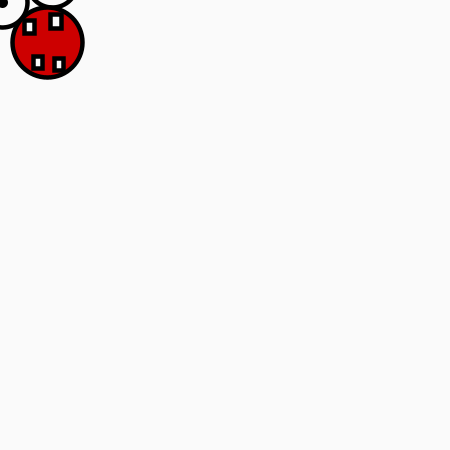
Frame 1 (no input)
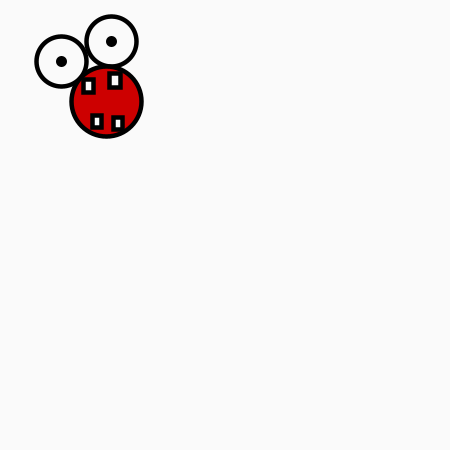
Frame 60 (the mouse pressed at the canvas centre just before this capture)
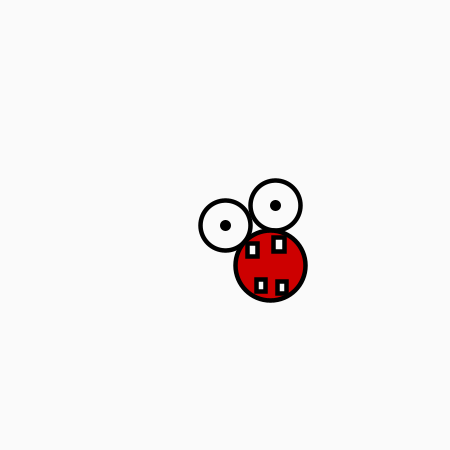
Frame 120 (the mouse held since frame 60 and released just before this capture)

The Processing sketch that drew these frames (run headless with seeded random() and noise(); from frame 60 on, the mouse is pressed at the canvas centre):

// Processing sketch: processing_45261
// ── processing_45261.pde

 int countX = 1;
int countY = 1;


void setup (){
  size (450,450);
  background (25);
}

void draw (){

 
if(mousePressed){
  strokeWeight(4.5);
    smooth ();
  background (250);
  countX = pmouseX;
  countY= pmouseY;
    ellipse (mouseX,pmouseY,50,50);
    ellipse (pmouseX+50,mouseY-20,50,50);
    fill (205,0,0);
    ellipse (pmouseX+45,pmouseY+40,70+mouseX-pmouseX,70); 
    fill (0);
    rect (0,650,700,250);
    
    fill(250);
    
    triangle (0,700,50,600,100,700); triangle (100,700,150,600,200,700); triangle (200,700,250,600,300,700);triangle (300,700,350,600,400,700); triangle (300,700,350,600,400,700); triangle (400,700,450,600,500,700); triangle (500,700,550,600,600,700); triangle (600,700,650,600,700,700);
  
    rect(mouseX+22,pmouseY+18,10,13);
    rect(pmouseX+48,mouseY+12,11,14);
    rect(pmouseX+31,mouseY+54,9,12);
    rect(mouseX+52,pmouseY+56,9,12);
    stroke(0);
    strokeWeight(11);
    point (pmouseX,pmouseY);
    point (pmouseX+50,pmouseY-20);
    

}
    
else {
  strokeWeight(4.5);
   smooth ();
  background (250);
  fill (0);
  rect (0,650,700,250);
  noFill ();
  triangle (0,700,50,600,100,700); triangle (100,700,150,600,200,700); triangle (200,700,250,600,300,700);triangle (300,700,350,600,400,700); triangle (300,700,350,600,400,700); triangle (400,700,450,600,500,700); triangle (500,700,550,600,600,700); triangle (600,700,650,600,700,700);
   fill (0);
  rect (0,650,700,250); 
 noFill(); 
  
  countX = countX+1;
  countY = countY+1;
    stroke(0);
    ellipse (countX,countY,50,50);
    ellipse (countX+50,countY-20,50,50);
    fill (205,0,0);
    ellipse (countX+45,countY+40,70,70);
    fill(250);
    rect(countX+22,countY+18,10,13);
    rect(countX+48,countY+12,11,14);
    rect(countX+31,countY+54,9,12);
    rect(countX+52,countY+56,9,12);
    noFill ();
    strokeWeight(11);
  point (countX,countY);
    point (countX+50,countY-20);
if (countX >= 380) {countX = countX-9;}
if (countY >= 400) {background (0); }
}
  






}
